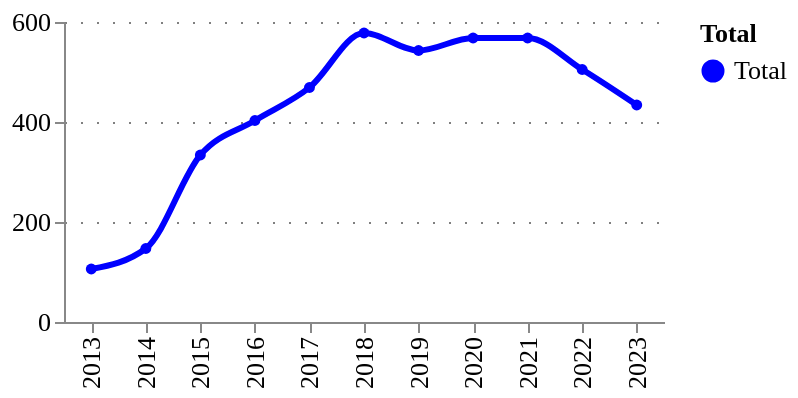

The code cell stored with this chart in its notebook:
### Markdown cell above
### Growth and total early-years digital tech patents

Figure 2

### Code cell
# Filter only technology projects
patents_tech_type_df = (
    patents_exploded_df
    .query("id in @patents_tech_ids")
    .drop_duplicates(['id'])
)

ts_counts_tech = utils.get_timeseries(patents_tech_type_df, column='id')
utils.plot_quick_ts(ts_counts_tech, 'counts')

### Figure 1 — Vega-Lite specification as saved in the notebook (floating-point values rounded to 4 significant figures)
{"config": {"title": {"font": "Averta", "anchor": "start"}, "subtitle": {"font": "Averta"}, "axis": {"labelFont": "Averta", "titleFont": "Averta", "gridColor": "grey", "gridDash": [1, 7], "labelFontSize": 13, "titleFontSize": 13}, "header": {"labelFont": "Averta", "titleFont": "Averta"}, "legend": {"labelFont": "Averta", "titleFont": "Averta", "labelFontSize": 13, "titleFontSize": 13}, "range": {"category": ["#0000FF", "#FDB633", "#18A48C", "#9A1BBE", "#EB003B", "#FF6E47", "#646363", "#0F294A", "#97D9E3", "#A59BEE", "#F6A4B7", "#D2C9C0", "#FFFFFF", "#000000"], "ordinal": {"scheme": ["#0000FF", "#FDB633", "#18A48C", "#9A1BBE", "#EB003B", "#FF6E47", "#646363", "#0F294A", "#97D9E3", "#A59BEE", "#F6A4B7", "#D2C9C0", "#FFFFFF", "#000000"]}}, "view": {"strokeWidth": 0}}, "data": {"name": "data-517a64ec399f12721ac3a79e2c34bed2"}, "mark": {"type": "line", "interpolate": "monotone", "point": {"filled": true, "size": 30}, "size": 3, "strokeDash": [0]}, "encoding": {"color": {"field": "Total", "legend": {"orient": "right"}, "scale": {}, "type": "nominal"}, "tooltip": [{"field": "year", "title": "Year", "type": "ordinal"}, {"field": "Total", "type": "nominal"}, {"field": "amount", "format": ".3f", "title": "", "type": "quantitative"}], "x": {"field": "year", "title": "", "type": "ordinal"}, "y": {"field": "amount", "title": "", "type": "quantitative"}}, "height": 150, "title": {"anchor": "start", "text": "", "fontSize": 14, "subtitle": "", "subtitleFont": "Averta", "subtitleFontSize": 13}, "width": 300, "$schema": "https://vega.github.io/schema/vega-lite/v5.17.0.json", "datasets": {"data-517a64ec399f12721ac3a79e2c34bed2": [{"year": 2013, "counts": 106, "Total": "Total", "amount": 106.0}, {"year": 2014, "counts": 147, "Total": "Total", "amount": 147.0}, {"year": 2015, "counts": 334, "Total": "Total", "amount": 334.0}, {"year": 2016, "counts": 403, "Total": "Total", "amount": 403.0}, {"year": 2017, "counts": 469, "Total": "Total", "amount": 469.0}, {"year": 2018, "counts": 578, "Total": "Total", "amount": 578.0}, {"year": 2019, "counts": 543, "Total": "Total", "amount": 543.0}, {"year": 2020, "counts": 568, "Total": "Total", "amount": 568.0}, {"year": 2021, "counts": 568, "Total": "Total", "amount": 568.0}, {"year": 2022, "counts": 505, "Total": "Total", "amount": 505.0}, {"year": 2023, "counts": 434, "Total": "Total", "amount": 434.0}]}}
